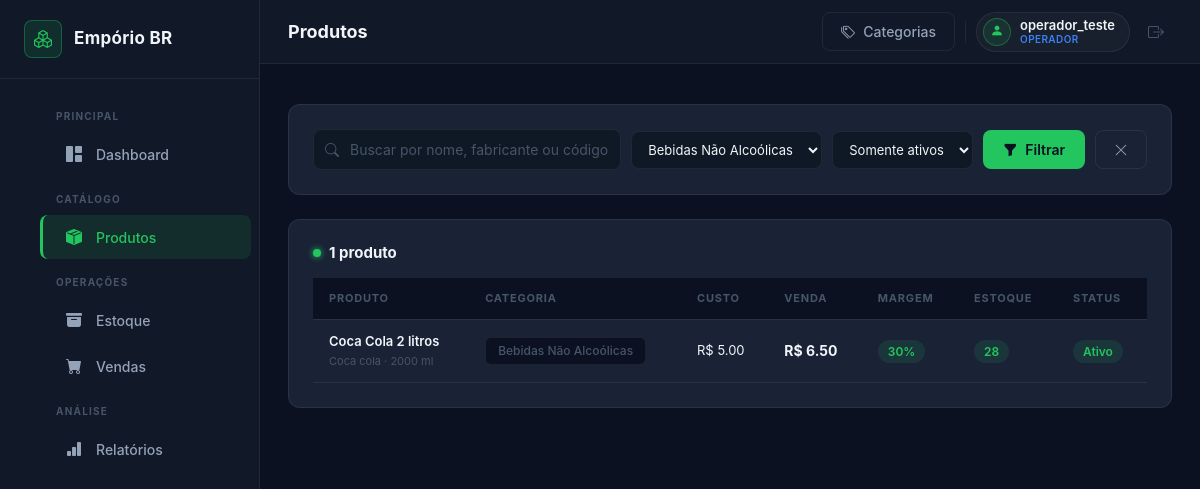
The app's page /produtos?categoria_id=2 (signed in) with its own data.
### app/models/models.py (models this page shows, shortened)
class Usuario(UserMixin, db.Model):
    __tablename__ = 'usuarios'
    id = db.Column(db.Integer, primary_key=True)
    nome = db.Column(db.String(100), nullable=False)
    senha_hash = db.Column(db.String(255), nullable=False)
    perfil = db.Column(db.String(20), nullable=False, default='operador')  # 'admin' ou 'operador'
    ativo = db.Column(db.Boolean, default=True)
    movimentacoes = db.relationship('Movimentacao', backref='usuario', lazy='dynamic')
    vendas = db.relationship('Venda', backref='usuario', lazy='dynamic')
    @property
    def is_admin(self):
        return self.perfil == 'admin'

class Produto(db.Model):
    __tablename__ = 'produtos'
    id = db.Column(db.Integer, primary_key=True)
    nome = db.Column(db.String(150), nullable=False)
    categoria_id = db.Column(db.Integer, db.ForeignKey('categorias.id'), nullable=False)
    fabricante = db.Column(db.String(100))
    volume = db.Column(db.String(30))
    peso = db.Column(db.String(30))
    codigo_barras = db.Column(db.String(50), unique=True)
    margem_lucro = db.Column(db.Float, nullable=False, default=30.0)
    preco_custo = db.Column(db.Float, nullable=False, default=0.0)
    preco_venda = db.Column(db.Float, nullable=False, default=0.0)
    estoque_minimo = db.Column(db.Integer, nullable=False, default=5)
    estoque_maximo = db.Column(db.Integer, nullable=False, default=100)
    ativo = db.Column(db.Boolean, default=True)
    lotes = db.relationship('Lote', backref='produto', lazy='dynamic')
    movimentacoes = db.relationship('Movimentacao', backref='produto', lazy='dynamic')
    @property
    def estoque_atual(self):
        total = 0
        for lote in self.lotes:
            total += lote.quantidade
        return total

class Categoria(db.Model):
    __tablename__ = 'categorias'
    id = db.Column(db.Integer, primary_key=True)
    nome = db.Column(db.String(80), nullable=False, unique=True)
    ativo = db.Column(db.Boolean, default=True)
    produtos = db.relationship('Produto', backref='categoria', lazy='dynamic')

### app/routes/produtos.py (the view, shortened to what this page needs)
@produtos_bp.route('/produtos')
@login_required
def lista_produtos():
    busca = request.args.get('q', '').strip()
    categoria_id = request.args.get('categoria_id', type=int)
    so_ativos = request.args.get('so_ativos', '1')
    pagina = request.args.get('pagina', 1, type=int)
    query = Produto.query
    if so_ativos == '1':
        query = query.filter_by(ativo=True)
    if categoria_id:
        query = query.filter_by(categoria_id=categoria_id)
    paginacao = query.order_by(Produto.nome).paginate(page=pagina, per_page=POR_PAGINA, error_out=False)
    categorias = Categoria.query.filter_by(ativo=True).order_by(Categoria.nome).all()
    return render_template(
        'produtos/lista.html',
        paginacao=paginacao,
        categorias=categorias,
        busca=busca,
        categoria_id=categoria_id,
        so_ativos=so_ativos,
    )

### app/models/models.py (called while the page is built)
@login_manager.user_loader
def load_user(user_id):
    return Usuario.query.get(int(user_id))

### app/templates/produtos/lista.html (shortened to what this page needs)
{% extends 'base.html' %}
{% block page_title %}Produtos{% endblock %}
{% block topbar_actions %}
  <a href="{{ url_for('produtos.categorias') }}" class="btn-outline">
    <i class="bi bi-tags"></i> Categorias
  </a>
{% endblock %}
{% block content %}
<div class="card-dark mb-4">
  <form method="GET" action="{{ url_for('produtos.lista_produtos') }}" class="filter-row">
    <div class="filter-input">
      <input type="text" name="q" value="{{ busca }}"
             placeholder="Buscar por nome, fabricante ou código de barras..."
             class="filter-control">
    </div>
    <select name="categoria_id" class="filter-select">
      {% for cat in categorias %}
        <option value="{{ cat.id }}" {{ 'selected' if categoria_id == cat.id }}>{{ cat.nome }}</option>
      {% endfor %}
    </select>
    <select name="so_ativos" class="filter-select">
      <option value="1" {{ 'selected' if so_ativos == '1' }}>Somente ativos</option>
    </select>
    <button type="submit" class="btn-accent">
      <i class="bi bi-funnel-fill"></i> Filtrar
    </button>
    {% if busca or categoria_id or so_ativos == '0' %}
      <a href="{{ url_for('produtos.lista_produtos') }}" class="btn-outline">
        <i class="bi bi-x-lg"></i>
      </a>
    {% endif %}
  </form>
</div>
<div class="card-dark">
  <div class="section-header mb-3">
    <div class="section-title-group">
      <span class="section-dot dot-green"></span>
      <h5 class="section-title">
        {{ paginacao.total }} produto{{ 's' if paginacao.total != 1 }}
      </h5>
    </div>
  </div>
  {% if paginacao.items %}
    <div class="table-scroll">
      <table class="table-dark-custom">
        <thead>
          <tr>
            <th>Produto</th>
            <th>Categoria</th>
            <th>Custo</th>
            <th>Venda</th>
            <th>Margem</th>
            <th>Estoque</th>
            <th>Status</th>
          </tr>
        </thead>
        <tbody>
          {% for p in paginacao.items %}
          <tr>
            <td>
              <span class="product-name">{{ p.nome }}</span>
              <span class="product-brand">
                {% if p.fabricante %}{{ p.fabricante }}{% endif %}
                {% if p.volume %} · {{ p.volume }}{% endif %}
              </span>
            </td>
            <td><span class="badge-gray">{{ p.categoria.nome }}</span></td>
            <td class="text-muted-col">R$ {{ '%.2f'|format(p.preco_custo) }}</td>
            <td><strong>R$ {{ '%.2f'|format(p.preco_venda) }}</strong></td>
            <td>
              <span class="badge-green">{{ '%.0f'|format(p.margem_lucro) }}%</span>
            </td>
            <td>
              {% set est = p.estoque_atual %}
              {% if est == 0 %}
                <span class="badge-red">{{ est }}</span>
              {% elif est <= p.estoque_minimo %}
                <span class="badge-yellow">{{ est }}</span>
              {% else %}
                <span class="badge-green">{{ est }}</span>
              {% endif %}
            </td>
            <td>
              {% if p.ativo %}
                <span class="badge-green">Ativo</span>
              {% else %}
                <span class="badge-gray">Inativo</span>
              {% endif %}
            </td>
          </tr>
          {% endfor %}
        </tbody>
      </table>
    </div>
  {% endif %}
</div>
{% endblock %}

### app/templates/base.html (shortened to what this page needs)
<!DOCTYPE html>
<html lang="pt-BR">
<head>
  <link href="https://cdn.jsdelivr.net/npm/bootstrap@5.3.3/dist/css/bootstrap.min.css" rel="stylesheet">
  <link href="https://cdn.jsdelivr.net/npm/bootstrap-icons@1.11.3/font/bootstrap-icons.min.css" rel="stylesheet">
  <link href="{{ url_for('static', filename='css/styles.css') }}" rel="stylesheet">
</head>
<body>
<div class="layout-wrapper">
  <aside class="sidebar" id="sidebar">
    <div class="sidebar-brand">
      <span class="brand-icon"><i class="bi bi-boxes"></i></span>
      <span class="brand-name">Empório BR</span>
    </div>
    <nav class="sidebar-nav">
      <ul>
        <li class="nav-label">Principal</li>
        <li>
          <a href="{{ url_for('main.dashboard') }}"
             class="{{ 'active' if request.endpoint == 'main.dashboard' }}">
            <i class="bi bi-grid-1x2-fill"></i>
            <span>Dashboard</span>
          </a>
        </li>
        <li class="nav-label">Catálogo</li>
        <li>
          <a href="{{ url_for('produtos.lista_produtos') }}"
             class="{{ 'active' if request.endpoint and request.endpoint.startswith('produtos.') }}">
            <i class="bi bi-box-seam-fill"></i>
            <span>Produtos</span>
          </a>
        </li>
        <li class="nav-label">Operações</li>
        <li>
          <a href="{{ url_for('estoque.visao_geral') }}"
             class="{{ 'active' if request.endpoint and request.endpoint.startswith('estoque.') }}">
            <i class="bi bi-archive-fill"></i>
            <span>Estoque</span>
          </a>
        </li>
        <li>
          <a href="{{ url_for('vendas.nova_venda') }}"
             class="{{ 'active' if request.endpoint and request.endpoint.startswith('vendas.') }}">
            <i class="bi bi-cart-fill"></i>
            <span>Vendas</span>
          </a>
        </li>
        <li class="nav-label">Análise</li>
        <li>
          <a href="{{ url_for('relatorios.relatorio_estoque') }}"
             class="{{ 'active' if request.endpoint and request.endpoint.startswith('relatorios.') }}">
            <i class="bi bi-bar-chart-fill"></i>
            <span>Relatórios</span>
          </a>
        </li>
      </ul>
    </nav>
  </aside>
  <div class="main-content">
    <header class="topbar">
      <h1 class="page-title">{% block page_title %}{% endblock %}</h1>
      <div class="topbar-right">
        {% block topbar_actions %}{% endblock %}
        <div class="topbar-user">
          <div class="topbar-avatar"><i class="bi bi-person-fill"></i></div>
          <div class="topbar-user-info">
            <span class="topbar-user-name">{{ current_user.nome }}</span>
            <span class="topbar-user-role" style="{{ '' if current_user.is_admin else 'color:var(--info);' }}">
              {{ 'Admin' if current_user.is_admin else 'Operador' }}
            </span>
          </div>
        </div>
        <a href="{{ url_for('auth.logout') }}" class="btn-logout" title="Sair">
          <i class="bi bi-box-arrow-right"></i>
        </a>
      </div>
    </header>
    <div class="flash-container">
    </div>
    <main class="page-body">
      {% block content %}{% endblock %}
    </main>
  </div>
</div>
</body>
</html>

### records on screen
Usuario: nome "operador_teste", perfil "OPERADOR"
Produto: nome "Coca Cola 2 litros", fabricante "Coca cola", volume "2000 ml", categoria.nome "Bebidas Não Alcoólicas", preco_custo "5.00", preco_venda "6.50", margem_lucro "30", est "28", ativo "Ativo"

### other values on screen
{{ paginacao.total }} "1"
form field categoria_id "Bebidas Não Alcoólicas"
